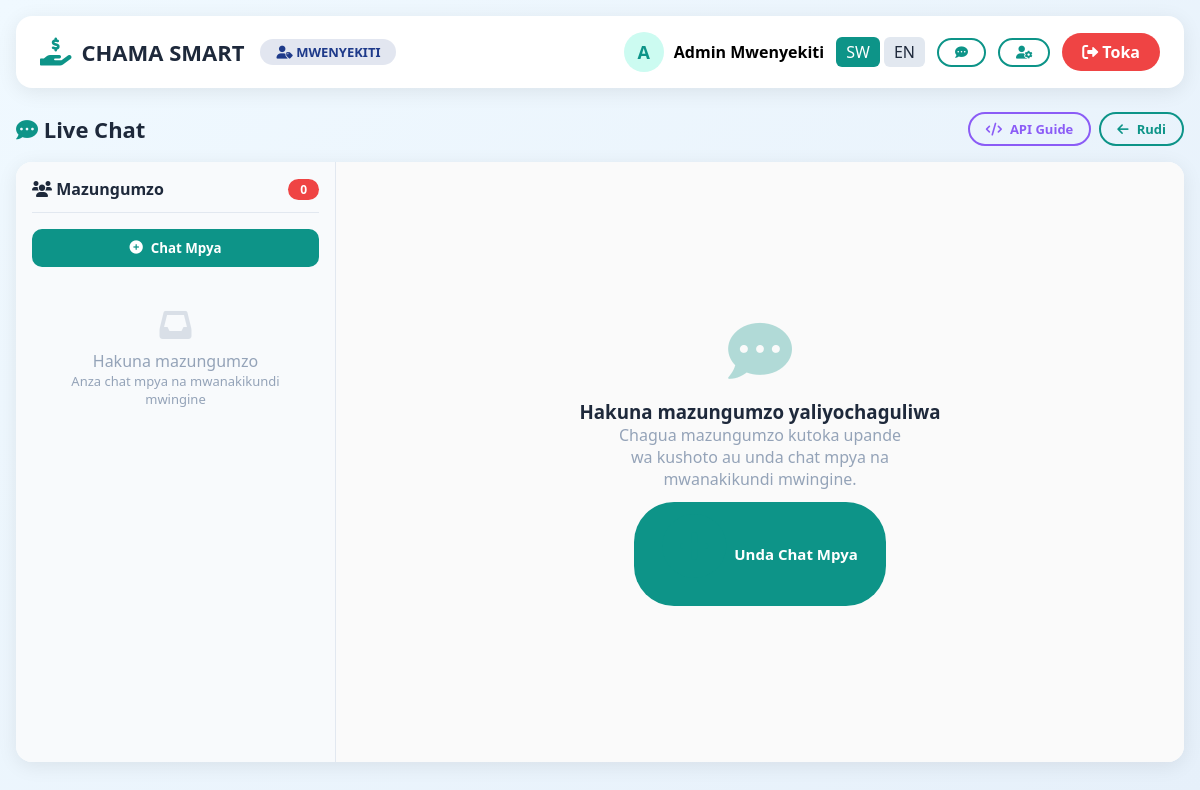
Screenshot of /chat.php (signed in) with the database file from the repository.
### tables this page shows
CREATE TABLE wanakikundi (
    id INT AUTO_INCREMENT PRIMARY KEY,
    first_name VARCHAR(50) NOT NULL,
    last_name VARCHAR(50) NOT NULL,
    phone VARCHAR(15) UNIQUE NOT NULL,
    email VARCHAR(100),
    nida VARCHAR(20) UNIQUE,
    role ENUM('mwenyekiti','katibu','mhazina','mkaguzi','mwanakikundi') DEFAULT 'mwanakikundi',
    password VARCHAR(255) NOT NULL,
    savings DECIMAL(12,2) DEFAULT 0,
    monthly_income DECIMAL(12,2) DEFAULT 0,
    language ENUM('sw','en') DEFAULT 'sw',
    mpesa_phone VARCHAR(15),
    status ENUM('pending','active','inactive','suspended') DEFAULT 'pending',
    confirmed_by INT,
    confirmed_at TIMESTAMP,
    join_date DATE DEFAULT (CURRENT_DATE),
    last_login TIMESTAMP,
    created_at TIMESTAMP DEFAULT CURRENT_TIMESTAMP,
    FOREIGN KEY (confirmed_by) REFERENCES wanakikundi(id)
);

### config.php (called while the page is built, shortened)
<?php
try {
    $pdo = new PDO("mysql:host=".DB_HOST.";dbname=".DB_NAME, DB_USER, DB_PASS);
    $pdo->setAttribute(PDO::ATTR_ERRMODE, PDO::ERRMODE_EXCEPTION);
    $pdo->setAttribute(PDO::ATTR_DEFAULT_FETCH_MODE, PDO::FETCH_ASSOC);
} catch(PDOException $e) {
    die("Database connection failed: " . $e->getMessage());
}
function isLoggedIn() {
    return isset($_SESSION['user_id']);
}
function getCurrentUser() {
    global $pdo;
    $stmt = $pdo->prepare("SELECT * FROM wanakikundi WHERE id = ?");
    $stmt->execute([$_SESSION['user_id']]);
    return $stmt->fetch();
}
function hasRole($roles) {
    $user = getCurrentUser();
    return in_array($user['role'], $roles);
}
function getLanguage() {
    $user = getCurrentUser();
    if($user && isset($user['language'])) {
        return $user['language'];
    }
    return $_SESSION['lang'] ?? 'sw';
}
function t($key, $lang = null) {
    global $pdo;
    if(!$lang) $lang = getLanguage();
    static $translations = [];
    if(empty($translations)) {
        $stmt = $pdo->query("SELECT * FROM translations");
        while($row = $stmt->fetch()) {
            $translations[$row['key_string']] = $row;
        }
    }
    if(isset($translations[$key])) {
        return $lang === 'en' ? $translations[$key]['english'] : $translations[$key]['swahili'];
    }
    return $key;
}
?>

### chat.php (the view, shortened to what this page needs)
<?php
require_once 'config.php';
$user = getCurrentUser();
$current_room = null;
$messages = [];
$other_participant = null;
$stmt = $pdo->prepare("SELECT r.*,
                       (SELECT COUNT(*) FROM chat_messages m WHERE m.room_id = r.id AND m.read_at IS NULL AND m.sender_id != ?) as unread_count,
                       (SELECT message FROM chat_messages WHERE room_id = r.id ORDER BY created_at DESC LIMIT 1) as last_message,
                       (SELECT created_at FROM chat_messages WHERE room_id = r.id ORDER BY created_at DESC LIMIT 1) as last_message_time
                       FROM chat_rooms r
                       JOIN chat_participants p ON r.id = p.room_id
                       WHERE p.member_id = ? AND r.status = 'active'
                       ORDER BY r.created_at DESC");
$stmt->execute([$user['id'], $user['id']]);
$rooms = $stmt->fetchAll();
$total_unread = 0;
                ?>
<!DOCTYPE html>
<html lang="<?php echo getLanguage(); ?>">
<head>
    <link rel="stylesheet" href="assets/css/style.css">
    <link rel="stylesheet" href="https://cdnjs.cloudflare.com/ajax/libs/font-awesome/6.0.0-beta3/css/all.min.css">
</head>
<body>
    <div class="container">
        <?php include 'includes/header.php'; ?>
        <div style="margin-bottom: 16px; display: flex; justify-content: space-between; align-items: center; flex-wrap: wrap; gap: 12px;">
            <h2 style="margin: 0; font-size: 22px; color: #1e293b;">
                <i class="fas fa-comment-dots" style="color: #0d9488;"></i> Live Chat
            </h2>
            <div style="display: flex; gap: 8px;">
                <a href="api_guide.php" class="btn btn-sm btn-outline" style="border-color: #8b5cf6; color: #8b5cf6;">
                    <i class="fas fa-code"></i> API Guide
                </a>
                <a href="dashboard.php" class="btn btn-sm btn-outline">
                    <i class="fas fa-arrow-left"></i> Rudi
                </a>
            </div>
        </div>
        <div class="chat-container">
            <div class="chat-sidebar">
                <div class="sidebar-header">
                    <h4><i class="fas fa-users"></i> Mazungumzo</h4>
                    <span class="unread-badge"><?php echo $total_unread; ?></span>
                </div>
                <?php if(hasRole(['mwenyekiti', 'katibu', 'mhazina'])): ?>
                    <button class="btn-new-chat" onclick="toggleNewChat()">
                        <i class="fas fa-plus-circle"></i> Chat Mpya
                    </button>
                <?php endif; ?>
                <?php if(empty($rooms)): ?>
                    <div style="text-align: center; color: #94a3b8; padding: 30px 10px;">
                        <i class="fas fa-inbox" style="font-size: 32px; opacity: 0.3;"></i>
                        <p style="margin-top: 8px;">Hakuna mazungumzo</p>
                        <p style="font-size: 13px;">Anza chat mpya na mwanakikundi mwingine</p>
                    </div>
                <?php endif; ?>
            </div>
            <div class="chat-main">
                <?php if($current_room): ?>
                    <div class="chat-header">
                        <div class="chat-user">
                            <div class="avatar">
                                <?php
                                $display_name = '?';
                                if($current_room['room_type'] === 'private' && $other_participant) {
                                    $display_name = strtoupper(substr($other_participant['first_name'], 0, 1));
                                    $full_name = $other_participant['first_name'] . ' ' . $other_participant['last_name'];
                                } else {
                                    $display_name = strtoupper(substr($current_room['room_name'], 0, 1));
                                    $full_name = $current_room['room_name'];
                                }
                                echo $display_name;
                                ?>
                            </div>
                            <div>
                                <div class="name"><?php echo htmlspecialchars($full_name ?? 'Mwanakikundi'); ?></div>
                                <div class="status">
                                    <?php if($current_room['room_type'] === 'private' && $other_participant): ?>
                                        <span class="online-dot"></span> Online
                                    <?php else: ?>
                                        <i class="fas fa-users" style="color: #0d9488;"></i> Kikundi
                                    <?php endif; ?>
                                </div>
                            </div>
                        </div>
                        <div style="font-size: 13px; color: #64748b;">
                            <i class="fas fa-comment"></i> <?php echo count($messages); ?> ujumbe
                        </div>
                    </div>
                    <div class="chat-messages" id="chatMessages">
                        <?php foreach($messages as $msg): ?>
                            <div class="chat-message <?php echo $msg['sender_id'] == $user['id'] ? 'sent' : 'received'; ?>"
                                 data-msg-id="<?php echo $msg['id']; ?>">
                                <div class="bubble">
                                    <?php if($msg['sender_id'] != $user['id']): ?>
                                        <strong style="font-size: 12px; color: #0d9488;"><?php echo htmlspecialchars($msg['sender_name']); ?></strong><br>
                                    <?php endif; ?>
                                    <?php echo nl2br(htmlspecialchars($msg['message'])); ?>
                                </div>
                                <div class="time">
                                    <?php echo date('H:i', strtotime($msg['created_at'])); ?>
                                    <?php if($msg['sender_id'] == $user['id']): ?>
                                        <?php if($msg['read_at']): ?>
                                            <span class="read-status"><i class="fas fa-check-double"></i> Soma</span>
                                        <?php else: ?>
                                            <span><i class="fas fa-check"></i> Tumwa</span>
                                        <?php endif; ?>
                                    <?php endif; ?>
                                </div>
                            </div>
                        <?php endforeach; ?>
                    </div>
                    <div class="chat-input">
                        <form method="POST" style="display: flex; gap: 12px; width: 100%; align-items: center;">
                            <input type="hidden" name="action" value="send_message">
                            <input type="hidden" name="room_id" value="<?php echo $current_room['id']; ?>">
                            <input type="text" name="message" placeholder="Andika ujumbe..." required autocomplete="off">
                            <button type="submit" class="btn-send">
                                <i class="fas fa-paper-plane"></i> Tuma
                            </button>
                        </form>
                    </div>
                <?php else: ?>
                    <div class="empty-chat">
                        <i class="fas fa-comment-dots"></i>
                        <h3 style="color: #1e293b;">Hakuna mazungumzo yaliyochaguliwa</h3>
                        <p style="color: #94a3b8; max-width: 300px;">
                            Chagua mazungumzo kutoka upande wa kushoto au
                            unda chat mpya na mwanakikundi mwingine.
                        </p>
                        <?php if(hasRole(['mwenyekiti', 'katibu', 'mhazina'])): ?>
                            <button onclick="toggleNewChat()" class="btn btn-primary" style="width: auto; margin-top: 12px;">
                                <i class="fas fa-plus-circle"></i> Unda Chat Mpya
                            </button>
                        <?php endif; ?>
                    </div>
                <?php endif; ?>
            </div>
        </div>
    </div>
</body>
</html>

### includes/header.php (shortened to what this page needs)
<?php
$user = getCurrentUser();
$current_lang = getLanguage();
?>
<div class="header">
    <div class="header-left">
        <a href="dashboard.php" class="brand">
            <i class="fas fa-hand-holding-usd"></i>
            <h1><?php echo APP_NAME; ?></h1>
        </a>
        <span class="user-role role-<?php echo $user['role']; ?>">
            <i class="fas fa-user-tag"></i> <?php echo strtoupper($user['role']); ?>
        </span>
    </div>
    <div class="header-right">
        <div class="user-info">
            <div class="avatar">
                <?php echo strtoupper(substr($user['first_name'], 0, 1)); ?>
            </div>
            <span><strong><?php echo htmlspecialchars($user['first_name'] . ' ' . $user['last_name']); ?></strong></span>
        </div>
        <div style="display: flex; gap: 4px;">
            <a href="language.php?lang=sw" style="padding: 4px 10px; border-radius: 6px; text-decoration: none; <?php echo $current_lang === 'sw' ? 'background: #0d9488; color: white;' : 'background: #e2e8f0; color: #1e293b;'; ?>">
                SW
            </a>
            <a href="language.php?lang=en" style="padding: 4px 10px; border-radius: 6px; text-decoration: none; <?php echo $current_lang === 'en' ? 'background: #0d9488; color: white;' : 'background: #e2e8f0; color: #1e293b;'; ?>">
                EN
            </a>
        </div>
        <a href="chat.php" class="btn btn-sm btn-outline" style="position: relative;">
            <i class="fas fa-comment-dots"></i>
        </a>
        <a href="profile.php" class="btn btn-sm btn-outline">
            <i class="fas fa-user-cog"></i>
        </a>
        <a href="logout.php" class="btn-logout">
            <i class="fas fa-sign-out-alt"></i> <?php echo t('logout'); ?>
        </a>
    </div>
</div>

### assets/css/style.css (style rules this page uses)
:root { --primary: #0d9488; --primary-dark: #0f766e; --primary-light: #ccfbf1; --secondary: #6366f1; --success: #10b981; --danger: #ef4444; --warning: #f59e0b; --info: #3b82f6; --dark: #1e293b; --gray: #64748b; --light: #f8fafc; --white: #ffffff; --shadow: 0 4px 20px rgba(0,0,0,0.08); --radius: 16px; --transition: all 0.3s ease; }
* { margin: 0; padding: 0; box-sizing: border-box; font-family: 'Segoe UI', Tahoma, Geneva, Verdana, sans-serif; }
body { background: linear-gradient(135deg, #f0f9ff 0%, #e6f0fa 100%); min-height: 100vh; padding: 16px; }
.container { max-width: 1400px; margin: 0 auto; }
.btn { display: inline-flex; align-items: center; justify-content: center; gap: 8px; padding: 12px 28px; border: none; border-radius: 40px; font-weight: 700; font-size: 15px; cursor: pointer; transition: var(--transition); text-decoration: none; width: 100%; }
.btn-primary { background: var(--primary); color: var(--white); }
.btn-outline { background: transparent; border: 2px solid var(--primary); color: var(--primary); }
.btn-sm { padding: 6px 16px; font-size: 13px; width: auto; }
.btn-logout { background: var(--danger); color: var(--white); padding: 8px 20px; border-radius: 40px; text-decoration: none; font-weight: 600; transition: var(--transition); }
.header { background: var(--white); padding: 16px 24px; border-radius: var(--radius); display: flex; justify-content: space-between; align-items: center; margin-bottom: 24px; box-shadow: var(--shadow); flex-wrap: wrap; gap: 12px; }
.header-left { display: flex; align-items: center; gap: 16px; flex-wrap: wrap; }
.header-left .brand { display: flex; align-items: center; gap: 10px; text-decoration: none; }
.header-left .brand h1 { font-size: 22px; color: var(--dark); font-weight: 700; }
.header-left .brand i { font-size: 28px; color: var(--primary); }
.user-role { padding: 4px 16px; border-radius: 40px; font-weight: 700; font-size: 13px; }
.role-mwenyekiti { background: #1e3a8a20; color: #1e3a8a; }
.header-right { display: flex; align-items: center; gap: 12px; flex-wrap: wrap; }
.header-right .user-info { display: flex; align-items: center; gap: 10px; }
.header-right .user-info .avatar { width: 40px; height: 40px; border-radius: 50%; background: var(--primary-light); display: flex; align-items: center; justify-content: center; color: var(--primary); font-weight: 700; font-size: 18px; }

### chat.php (style rules this page uses)
.chat-container { display: grid; grid-template-columns: 320px 1fr; gap: 0; height: 600px; background: white; border-radius: 16px; overflow: hidden; box-shadow: var(--shadow); }
.chat-sidebar { background: #f8fafc; border-right: 1px solid #e2e8f0; padding: 16px; overflow-y: auto; height: 100%; }
.chat-sidebar .sidebar-header { display: flex; justify-content: space-between; align-items: center; margin-bottom: 16px; padding-bottom: 12px; border-bottom: 1px solid #e2e8f0; }
.chat-sidebar .sidebar-header h4 { margin: 0; color: #1e293b; }
.chat-sidebar .sidebar-header .unread-badge { background: #ef4444; color: white; padding: 2px 12px; border-radius: 20px; font-size: 12px; font-weight: 600; }
.chat-main { display: flex; flex-direction: column; height: 100%; background: #fafafa; }
.empty-chat { display: flex; align-items: center; justify-content: center; height: 100%; flex-direction: column; color: #94a3b8; padding: 40px; text-align: center; }
.empty-chat i { font-size: 64px; color: #0d9488; opacity: 0.3; margin-bottom: 16px; }
.btn-new-chat { width: 100%; padding: 10px; background: #0d9488; color: white; border: none; border-radius: 10px; font-weight: 600; cursor: pointer; transition: var(--transition); display: flex; align-items: center; justify-content: center; gap: 8px; margin-bottom: 12px; }

### rows the page displays
wanakikundi: role "MWENYEKITI", first_name "A", first_name+last_name "Admin Mwenyekiti"

### other values shown
APP_NAME "CHAMA SMART"
t('logout') "Toka"
$total_unread "0"
